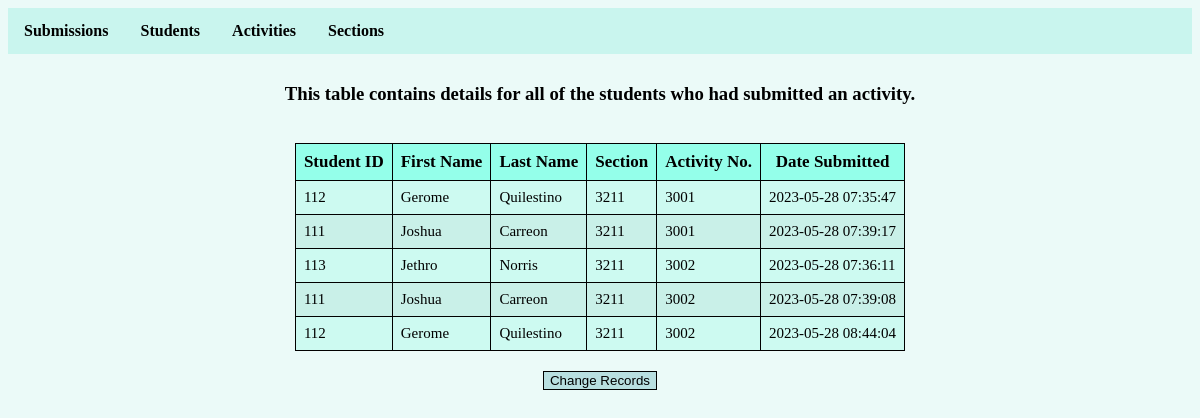
The page / on the database its author committed.
### tables this page shows
CREATE TABLE `submission` (
  `submitID` int(10) NOT NULL,
  `studentID` int(10) DEFAULT NULL,
  `activityNum` int(10) DEFAULT NULL,
  `dateSubmitted` timestamp NOT NULL DEFAULT current_timestamp() ON UPDATE current_timestamp(),
  `status` tinyint(1) DEFAULT NULL,
  `score` int(3) DEFAULT NULL
);

CREATE TABLE `students` (
  `studID` int(10) NOT NULL,
  `firstName` varchar(25) DEFAULT NULL,
  `lastName` varchar(25) DEFAULT NULL,
  `section` int(10) DEFAULT NULL,
  `gender` varchar(6) DEFAULT NULL
);

CREATE TABLE `activity` (
  `activityNum` int(10) NOT NULL,
  `subjectCode` int(5) DEFAULT NULL,
  `name` varchar(20) DEFAULT NULL,
  `instruction` text DEFAULT NULL,
  `totalscore` int(3) DEFAULT NULL,
  `date_given` timestamp NOT NULL DEFAULT current_timestamp() ON UPDATE current_timestamp()
);

### index.php (the view, shortened to what this page needs)
<!DOCTYPE html>
<html>
<head>
	<link rel="stylesheet" href="style/style.css">
</head>
<body>
	<ul>
		<center>
  			<li><a href="index-change.php">Submissions</a></li>
  			<li><a href="addnew-student.php">Students</a></li>
  			<li><a href="addnew-activity.php">Activities</a></li>
  			<li><a href="addnew-section.php">Sections</a></li>
  		</center>
	</ul>
	<div class="flex-container">
		<div class="flexbox">
			<h3>This table contains details for all of the students who had submitted an activity.</h3>
		</div>
		<div class="flexbox">
		<table>
		  <thead>
		    <tr>
		    	<th scope="col">Student ID</th>
		      	<th scope="col">First Name</th>
		      	<th scope="col">Last Name</th>
		      	<th scope="col">Section</th>
		      	<th scope="col">Activity No.</th>
		      	<th scope="col">Date Submitted</th>
		    </tr>
		  </thead>
		  <tbody>
		  		<?php
		  		include "connection.php";
		  		$sql = "SELECT submitID, students.studID, students.firstName, students.lastName, students.section, activity.activityNum, dateSubmitted FROM `submission` LEFT JOIN `students` ON submission.studentID = students.studID LEFT JOIN `activity` ON activity.activityNum = submission.activityNum;";
		  		$result = mysqli_query($conn, $sql);
		  		while ($row = mysqli_fetch_assoc($result)) {
		  			?>
		  			<tr>
				      <td><?php echo $row['studID'] ?></td>
				      <td><?php echo $row['firstName'] ?></td>
				      <td><?php echo $row['lastName'] ?></td>
				      <td><?php echo $row['section'] ?></td>
				      <td><?php echo $row['activityNum'] ?></td>
				      <td><?php echo $row['dateSubmitted'] ?></td>
		  		<?php
		  		}
		  	?>
		  			</tbody>
				</table>
		  	</div>
		<div class="flexbox">
			<input type="button" class="button" value="Change Records" onclick="Return()" name="return"/>
		</div>
	</div>
</body>
</html>

### style/style.css (style rules this page uses)
ul { list-style-type: none; margin: 0; padding: 0; overflow: hidden; background-color: #c9f5ee; }
li { float: left; }
li a { display: block; color: black; text-align: center; padding: 14px 16px; font-weight:bold; text-decoration:unset; }
table { border-collapse: collapse; border-spacing: 0; width: 100%; border: 1px solid #ddd; }
th { background-color: #94ffea; border:1px solid; padding:8px; font-size:17px; }
td { border:1px solid; padding:8px; font-size:15px; }
.button { background-color:#b8dfe0; color:black; border:1px solid; }
.flex-container { display:flex; justify-content:center; align-items:center; flex-direction:column; }
.flexbox { display:flex; justify-content:center; align-items:center; margin:10px; }
body { background-color:#ebfaf8 }
tr:nth-child(even) { background-color: #c9f0e8 }
tr:nth-child(odd) { background-color: #cdfaf1 }

### rows shown on the page
submission: studentID.studID "112", studentID.firstName "Gerome", studentID.lastName "Quilestino", studentID.section "3211", activityNum.activityNum "3001", dateSubmitted "2023-05-28 07:35:47"
submission: studentID.studID "111", studentID.firstName "Joshua", studentID.lastName "Carreon", studentID.section "3211", activityNum.activityNum "3001", dateSubmitted "2023-05-28 07:39:17"
submission: studentID.studID "113", studentID.firstName "Jethro", studentID.lastName "Norris", studentID.section "3211", activityNum.activityNum "3002", dateSubmitted "2023-05-28 07:36:11"
submission: studentID.studID "111", studentID.firstName "Joshua", studentID.lastName "Carreon", studentID.section "3211", activityNum.activityNum "3002", dateSubmitted "2023-05-28 07:39:08"
submission: studentID.studID "112", studentID.firstName "Gerome", studentID.lastName "Quilestino", studentID.section "3211", activityNum.activityNum "3002", dateSubmitted "2023-05-28 08:44:04"
